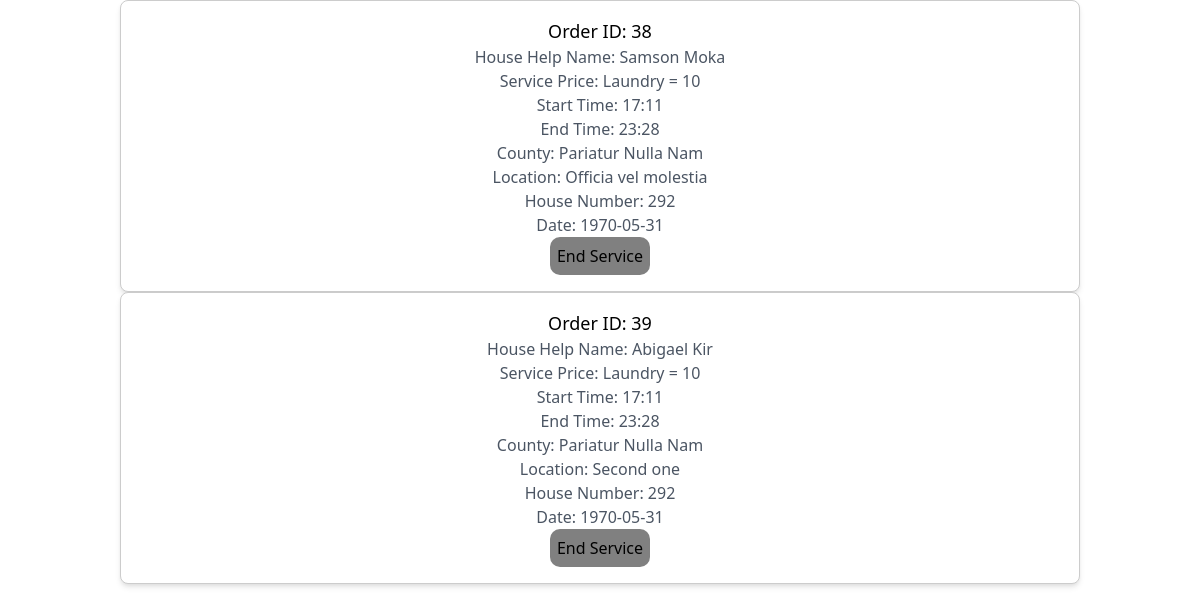
Screenshot of /order_history.php (signed in) with the database file from the repository.
### tables this page shows
CREATE TABLE `orders` (
  `order_ID` int(100) NOT NULL,
  `user_ID` int(100) NOT NULL,
  `house_help_id` int(100) NOT NULL,
  `service_price` varchar(100) NOT NULL,
  `start_time` varchar(100) NOT NULL,
  `end_time` varchar(100) NOT NULL,
  `county` varchar(100) NOT NULL,
  `location` varchar(100) NOT NULL,
  `house_number` varchar(100) NOT NULL,
  `date` varchar(100) NOT NULL
);

CREATE TABLE `house_helps` (
  `ID` int(11) NOT NULL,
  `name` varchar(11) NOT NULL,
  `email` varchar(11) NOT NULL,
  `description` varchar(1000) NOT NULL,
  `phone_number` int(11) NOT NULL,
  `profile_pic` longblob NOT NULL,
  `status` varchar(100) NOT NULL DEFAULT 'Available'
);

### order_history.php (the view, shortened to what this page needs)
<?php
require 'config.php';
?>
<!DOCTYPE html>
<html lang="en">
<head>
    <link href="https://unpkg.com/tailwindcss@^2/dist/tailwind.min.css" rel="stylesheet">
</head>
<body>
<?php
$userID = $_SESSION["ID"];
$sql = "SELECT `order_ID`, `user_ID`, `house_help_id`, `service_price`, `start_time`, `end_time`, `county`, `location`, `house_number`, `date` FROM orders where user_ID = $userID ";
$result = $conn->query($sql);
if ($result->num_rows > 0) {
    while($row = $result->fetch_assoc()) {
        $h_id = $row['house_help_id'];
        $sql2 = "SELECT name,status FROM house_helps WHERE id = $h_id";
        $result2 = $conn->query($sql2);
        $row2 = $result2->fetch_assoc();
        ?>
<div class="p-4 bg-white rounded-lg shadow-md mx-auto text-center" style="width: 80%; border: 1px solid #ccc;">
    <h2 class="text-lg font-medium">Order ID: <?php echo $row["order_ID"]; ?></h2>
    <p class="text-gray-600">House Help Name: <?php echo $row2["name"]; ?></p>
    <p class="text-gray-600">Service Price: <?php echo $row["service_price"]; ?></p>
    <p class="text-gray-600">Start Time: <?php echo $row["start_time"]; ?></p>
    <p class="text-gray-600">End Time: <?php echo $row["end_time"]; ?></p>
    <p class="text-gray-600">County: <?php echo $row["county"]; ?></p>
    <p class="text-gray-600">Location: <?php echo $row["location"]; ?></p>
    <p class="text-gray-600">House Number: <?php echo $row["house_number"]; ?></p>
    <p class="text-gray-600">Date: <?php echo $row["date"]; ?></p>
    <?php if ($row2["status"] == "Engaged"){
        ?>
         <form method="post" id="form" action="<?php echo $_SERVER['PHP_SELF']; ?>">
                <button class="btn btn-danger" style="background-color: green; border-radius: 10px; padding: 7px" name="end_service" value="<?php echo $row["house_help_id"]; ?>" id="end_service_btn">End Service</button>
            </form>
            <?php
    }else{
        ?>
             <button class="btn btn-danger" style="background-color: grey; border-radius: 10px; padding: 7px" disabled >End Service</button>
        <?php
    }
    ?>
</div>
<?php
    }
} else {
    echo "You dont have any orders yet";
}
?>
</body>
</html>

### rows the page displays
orders: order_ID "38", house_help.name "Samson Moka", service_price "Laundry = 10", start_time "17:11", end_time "23:28", county "Pariatur Nulla Nam", location "Officia vel molestia", house_number "292", date "1970-05-31"
orders: order_ID "39", house_help.name "Abigael Kir", service_price "Laundry = 10", start_time "17:11", end_time "23:28", county "Pariatur Nulla Nam", location "Second one", house_number "292", date "1970-05-31"
